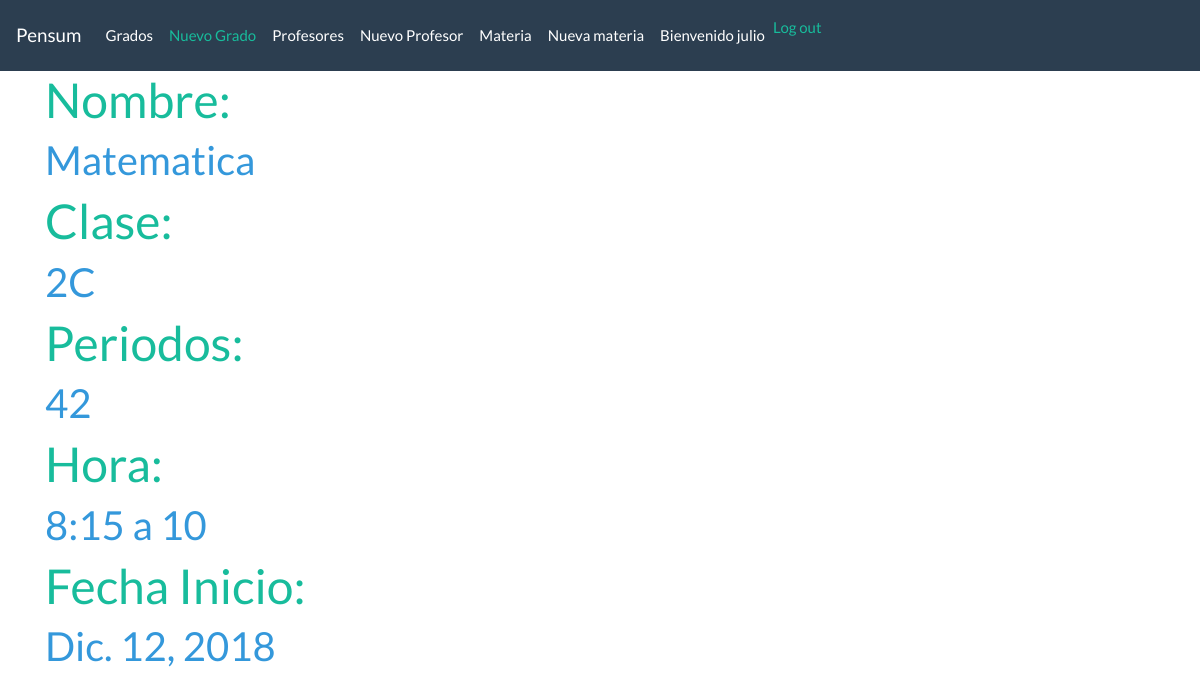
The page /materia/6/ (signed in) on the database its author committed.
### python/models.py (models this page shows, shortened)
class Alumno(models.Model):
    nombre = models.CharField(max_length=50)
    telefono = models.CharField(max_length=10)
    direccion = models.CharField(max_length=50)
    correo = models.CharField(max_length=50)
    fecha_nacimiento = models.DateField()

### python/views.py (the view)
# urls.py: url(r'^materia/(?P<pk>[0-9]+)/$', views.alumno_detalle, name='alumno_detalle'),
@login_required
def alumno_detalle(request, pk):
    alumno = get_object_or_404(Alumno, pk=pk)
    return render(request, 'alumno/alumno_detalle.html', {'alumno': alumno})

### python/templates/alumno/alumno_detalle.html
{% extends 'materias/base.html' %}
{% block content %}
    <h1 class="text-success">Nombre:</h1>
    <h2 class="text-info">{{alumno.nombre}}</h2>
    <h1 class="text-success">Clase:</h1>
    <h2 class="text-info">{{alumno.telefono}}</h2>
    <h1 class="text-success">Periodos:</h1>
    <h2 class="text-info">{{alumno.direccion}}</h2>
    <h1 class="text-success">Hora:</h1>
    <h2 class="text-info">{{alumno.correo}}</h2>
    <h1 class="text-success">Fecha Inicio:</h1>
    <h2 class="text-info">{{alumno.fecha_nacimiento}}</h2>
{% endblock %}

### python/templates/materias/base.html (shortened to what this page needs)
{% load static %}
<html>
    <head>
        <link rel="stylesheet" href="{% static 'css/clases.css' %}">
    </head>
  <body>
    <nav class="navbar navbar-expand-lg navbar-dark bg-primary">
    <a class="navbar-brand" href="{% url 'lista_materias' %}"> Pensum </a>
      <div class="collapse navbar-collapse" id="navbarColor01">
        <ul class="navbar-nav mr-auto">
          <a class="nav-link" href="{% url 'lista_materias' %}" class="top-menu"><span class="glyphicon glyphicon-list">  Grados </span></a>
          {% if user.is_authenticated %}
          <li class="nav-item active">
          <a class="nav-link" href="{% url 'materia_nuevo' %}" class="top-menu"><span class="glyphicon glyphicon-list"> Nuevo Grado </span></a>
          </li>
          <li class="nav-item">
          <a class="nav-link" href="{% url 'lista_tipo' %}" class="top-menu"><span class="glyphicon glyphicon-list"> Profesores </span></a>
          </li>
          <li class="nav-item">
          <a class="nav-link" href="{% url 'tipo_nuevo' %}" class="top-menu"><span class="glyphicon glyphicon-list"> Nuevo Profesor </span></a>
          </li>
          <li class="nav-item">
          <a class="nav-link" href="{% url 'lista_alumnos' %}" class="top-menu"><span class="glyphicon glyphicon-list"> Materia </span></a>
          </li>
          <li class="nav-item">
          <a class="nav-link" href="{% url 'alumno_nuevo' %}" class="top-menu"><span class="glyphicon glyphicon-list"> Nueva materia </span></a>
          </li>
          <a class="nav-link"> Bienvenido {{ user.username }} <a nav-link href="{% url 'logout' %}">Log out</a></a>
          {% else %}
          <a href="{% url 'login' %}" class="top-menu"><span class="glyphicon glyphicon-lock">Login</span></a>
          {% endif %}
        </ul>
      </div>
    </nav>
    <div class="content container">
    {% block content %}
    {% endblock %}
  </body>
</html>

### rows shown on the page
Alumno: nombre "Matematica", telefono "2C", direccion "42", correo "8:15 a 10", fecha_nacimiento "Dic. 12, 2018"

### other values the page prints
{{ user.username }} "julio"
